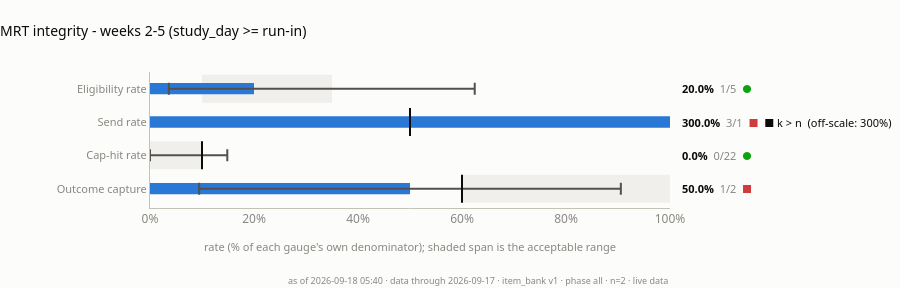

The cell this chart's notebook holds for it:
### Markdown cell above
## 1C - MRT integrity strip

This strip, not the benchmark tiles, is what says whether the trial will be
analysable.

### Code cell
# All four gauges on ONE shared 0-100% axis, so bar lengths are comparable
# between rows. They were four separate figures, and the send-rate one rescaled
# its axis to value * 1.1, which made adjacent bars silently incomparable.
# Shaded spans are each gauge's acceptable range: 10-35% eligibility, cap-hit
# under 10%, outcome capture above 60%. The tick is the target where one exists.
strip = plot_integrity_strip(board)
strip["panel"]

### Figure 1 — Plotly figure (JSON) as saved in the notebook; plotly's stock layout.template omitted (floating-point values rounded to 4 significant figures)
{"data": [{"error_x": {"array": [0.4245], "arrayminus": [0.1638], "color": "#52514e", "symmetric": false, "thickness": 2, "type": "data", "width": 6}, "hovertemplate": "<b>Eligibility rate</b><br>%{x:.1%}<br>1/5<extra></extra>", "marker": {"color": "#2a78d6", "line": {"width": 0}}, "orientation": "h", "showlegend": false, "type": "bar", "width": 0.34, "x": [0.2], "y": ["Eligibility rate"]}, {"hovertemplate": "<b>Send rate</b><br>%{x:.1%}<br>3/1<extra></extra>", "marker": {"color": "#2a78d6", "line": {"width": 0}}, "orientation": "h", "showlegend": false, "type": "bar", "width": 0.34, "x": [1], "y": ["Send rate"]}, {"hovertemplate": "target 0.5<extra></extra>", "marker": {"line": {"color": "#0b0b0b", "width": 2}, "size": 20, "symbol": "line-ns"}, "mode": "markers", "showlegend": false, "type": "scatter", "x": [0.5], "y": ["Send rate"]}, {"error_x": {"array": [0.1487], "arrayminus": [0], "color": "#52514e", "symmetric": false, "thickness": 2, "type": "data", "width": 6}, "hovertemplate": "<b>Cap-hit rate</b><br>%{x:.1%}<br>0/22<extra></extra>", "marker": {"color": "#2a78d6", "line": {"width": 0}}, "orientation": "h", "showlegend": false, "type": "bar", "width": 0.34, "x": [0], "y": ["Cap-hit rate"]}, {"hovertemplate": "target 0.1<extra></extra>", "marker": {"line": {"color": "#0b0b0b", "width": 2}, "size": 20, "symbol": "line-ns"}, "mode": "markers", "showlegend": false, "type": "scatter", "x": [0.1], "y": ["Cap-hit rate"]}, {"error_x": {"array": [0.4055], "arrayminus": [0.4055], "color": "#52514e", "symmetric": false, "thickness": 2, "type": "data", "width": 6}, "hovertemplate": "<b>Outcome capture</b><br>%{x:.1%}<br>1/2<extra></extra>", "marker": {"color": "#2a78d6", "line": {"width": 0}}, "orientation": "h", "showlegend": false, "type": "bar", "width": 0.34, "x": [0.5], "y": ["Outcome capture"]}, {"hovertemplate": "target 0.6<extra></extra>", "marker": {"line": {"color": "#0b0b0b", "width": 2}, "size": 20, "symbol": "line-ns"}, "mode": "markers", "showlegend": false, "type": "scatter", "x": [0.6], "y": ["Outcome capture"]}], "layout": {"annotations": [{"align": "left", "font": {"color": "#0b0b0b", "family": "system-ui, -apple-system, \"Segoe UI\", sans-serif", "size": 11}, "showarrow": false, "text": "<b>20.0%</b>  <span style='color:#898781'>1/5</span>  <span style='color:#0ca30c'>●</span>", "x": 1, "xanchor": "left", "xref": "paper", "xshift": 10, "y": "Eligibility rate"}, {"align": "left", "font": {"color": "#0b0b0b", "family": "system-ui, -apple-system, \"Segoe UI\", sans-serif", "size": 11}, "showarrow": false, "text": "<b>300.0%</b>  <span style='color:#898781'>3/1</span>  <span style='color:#d03b3b'>■</span>  ■ k &gt; n  (off-scale: 300%)", "x": 1, "xanchor": "left", "xref": "paper", "xshift": 10, "y": "Send rate"}, {"align": "left", "font": {"color": "#0b0b0b", "family": "system-ui, -apple-system, \"Segoe UI\", sans-serif", "size": 11}, "showarrow": false, "text": "<b>0.0%</b>  <span style='color:#898781'>0/22</span>  <span style='color:#0ca30c'>●</span>", "x": 1, "xanchor": "left", "xref": "paper", "xshift": 10, "y": "Cap-hit rate"}, {"align": "left", "font": {"color": "#0b0b0b", "family": "system-ui, -apple-system, \"Segoe UI\", sans-serif", "size": 11}, "showarrow": false, "text": "<b>50.0%</b>  <span style='color:#898781'>1/2</span>  <span style='color:#d03b3b'>■</span>", "x": 1, "xanchor": "left", "xref": "paper", "xshift": 10, "y": "Outcome capture"}, {"font": {"color": "#898781", "family": "system-ui, -apple-system, \"Segoe UI\", sans-serif", "size": 9}, "showarrow": false, "text": "as of 2026-09-18 05:40 · data through 2026-09-17 · item_bank v1 · phase all · n=2 · live data", "x": 1, "xanchor": "right", "xref": "paper", "y": 0, "yanchor": "top", "yref": "paper", "yshift": -64}], "bargap": 0.45, "font": {"color": "#52514e", "family": "system-ui, -apple-system, \"Segoe UI\", sans-serif", "size": 12}, "height": 288, "hoverlabel": {"bgcolor": "#fcfcfb", "font": {"color": "#0b0b0b", "family": "system-ui, -apple-system, \"Segoe UI\", sans-serif"}}, "margin": {"b": 80, "l": 150, "r": 230, "t": 72}, "paper_bgcolor": "#fcfcfb", "plot_bgcolor": "#fcfcfb", "shapes": [{"fillcolor": "#f0efec", "layer": "below", "line": {"width": 0}, "type": "rect", "x0": 0.1, "x1": 0.35, "y0": 2.58, "y1": 3.42}, {"fillcolor": "#f0efec", "layer": "below", "line": {"width": 0}, "type": "rect", "x0": 0, "x1": 0.1, "y0": 0.58, "y1": 1.42}, {"fillcolor": "#f0efec", "layer": "below", "line": {"width": 0}, "type": "rect", "x0": 0.6, "x1": 1, "y0": -0.42, "y1": 0.42}], "showlegend": false, "title": {"font": {"color": "#0b0b0b", "size": 14}, "text": "MRT integrity - weeks 2-5 (study_day >= run-in)", "x": 0, "xanchor": "left"}, "xaxis": {"gridcolor": "#e1e0d9", "linecolor": "#c3c2b7", "range": [0, 1], "showgrid": false, "tickfont": {"color": "#898781"}, "tickformat": ".0%", "title": {"font": {"color": "#898781", "size": 11}, "text": "rate (% of each gauge's own denominator); shaded span is the acceptable range"}, "zeroline": false}, "yaxis": {"categoryarray": ["Outcome capture", "Cap-hit rate", "Send rate", "Eligibility rate"], "categoryorder": "array", "linecolor": "#c3c2b7", "showgrid": false, "tickfont": {"color": "#898781", "size": 11}, "type": "category", "zeroline": false}}}
